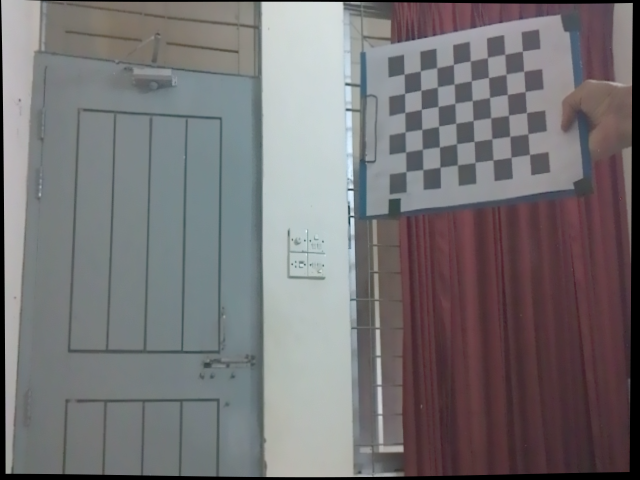
#> input picture automama/automama/perception/stereo_vision_test/single_cam_KD_callib/left_undistorted/left_000.png, 640 x 480 px, found by its file name
$ python add_blurr.py
#> lines starting #> are read from the running program, lines starting #| are printed output that depends on the picture
import os
import cv2
import numpy as np

def apply_gaussian_blur(image, ksize=(9, 9), sigma=5):
    """
    Apply Gaussian blur to the input image.
    Args:
        image: Input BGR image.
        ksize: Kernel size (must be odd integers).
        sigma: Standard deviation for Gaussian kernel.
    Returns:
        Blurred image.
    """
    return cv2.GaussianBlur(image, ksize, sigma)

# === CONFIGURATION ===
image_dir = "/home/deen/ros2_ws/src/automama/automama/perception/stereo_vision_test/single_cam_KD_callib"

# Image filenames
left_name = "left_stereo/left_000.png"
right_name = "right_stereo/right_000.png"

# Construct full paths
left_img_path = os.path.join(image_dir, left_name)
right_img_path = os.path.join(image_dir, right_name)

# Load images
left_img = cv2.imread(left_img_path)
#> left_img is the input picture: shape (480, 640, 3); mean B, G, R 117.2, 115.3, 118.1
right_img = cv2.imread(right_img_path)
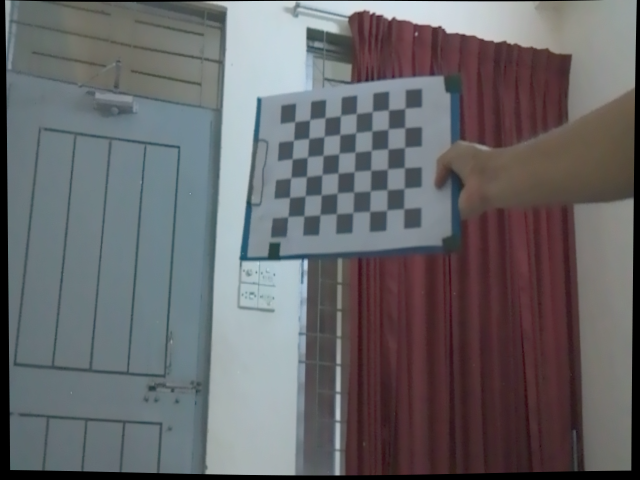
#> input picture automama/automama/perception/stereo_vision_test/single_cam_KD_callib/right_undistorted/right_000.png, 640 x 480 px, found by its file name
#> right_img is the input picture: shape (480, 640, 3); mean B, G, R 105.9, 103.3, 103.8

if left_img is None or right_img is None:
    raise FileNotFoundError("One or both input images not found!")

# === APPLY BLUR ===
blurred_left = apply_gaussian_blur(left_img, ksize=(13, 13), sigma=10)  #0.85 Sigma and 7,7 ksize equalizes blur calc
#> in apply_gaussian_blur, `return cv2.GaussianBlur(image, ksize, sigma)`:
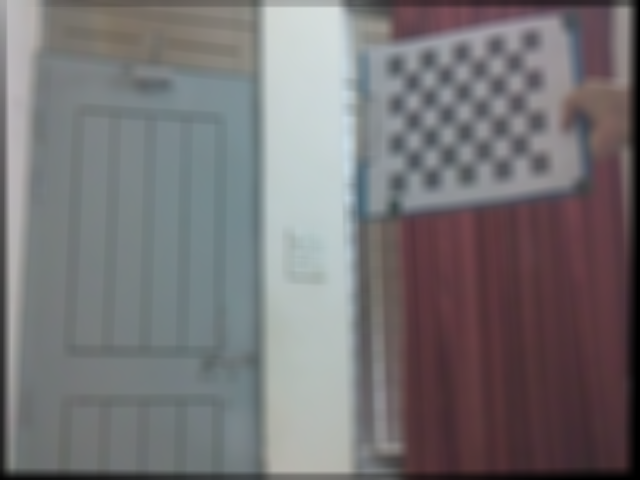
#> returned value: shape (480, 640, 3); mean of channels 0, 1, 2 117.3, 115.5, 118.3; drawn as B, G, R
blurred_right = apply_gaussian_blur(right_img, ksize=(0, 0), sigma=2)
#> call 2 of apply_gaussian_blur, with ksize = (0, 0), sigma = 2
#> in apply_gaussian_blur (call 2), `return cv2.GaussianBlur(image, ksize, sigma)`:
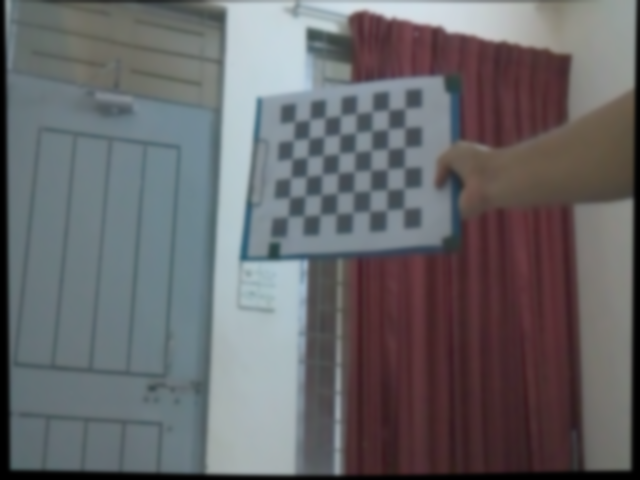
#> returned value: shape (480, 640, 3); mean of channels 0, 1, 2 106, 103.4, 103.9; drawn as B, G, R

# === SAVE IMAGES ===
left_blurred_path = os.path.join(image_dir, "left_stereo/blur_left.png")
right_blurred_path = os.path.join(image_dir, "right_stereo/blur_right.png")
# left_blurred_path = os.path.join(image_dir, "left_stereo/left_000.png")
# right_blurred_path = os.path.join(image_dir, "right_stereo/right_000.png")

cv2.imwrite(left_blurred_path, blurred_left)
cv2.imwrite(right_blurred_path, blurred_right)

print(f"Saved blurred left image to: {left_blurred_path}")
print(f"Saved blurred right image to: {right_blurred_path}")
